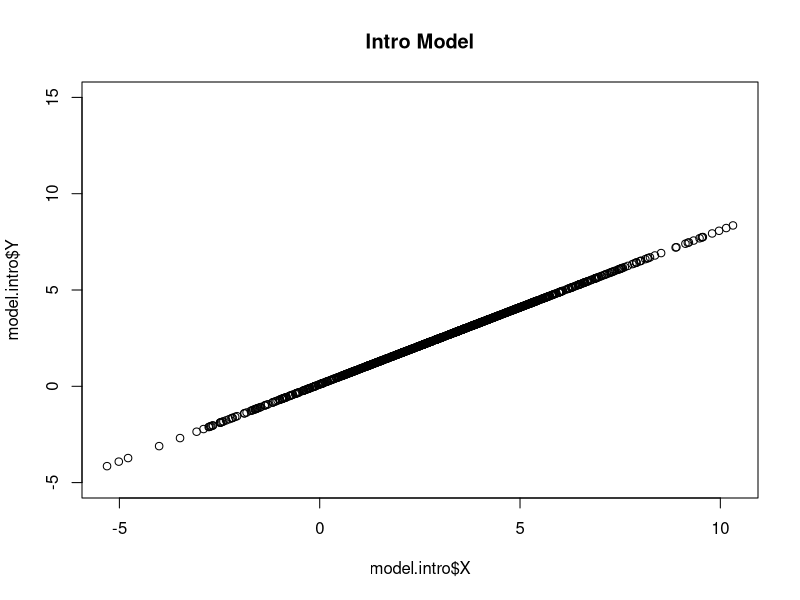
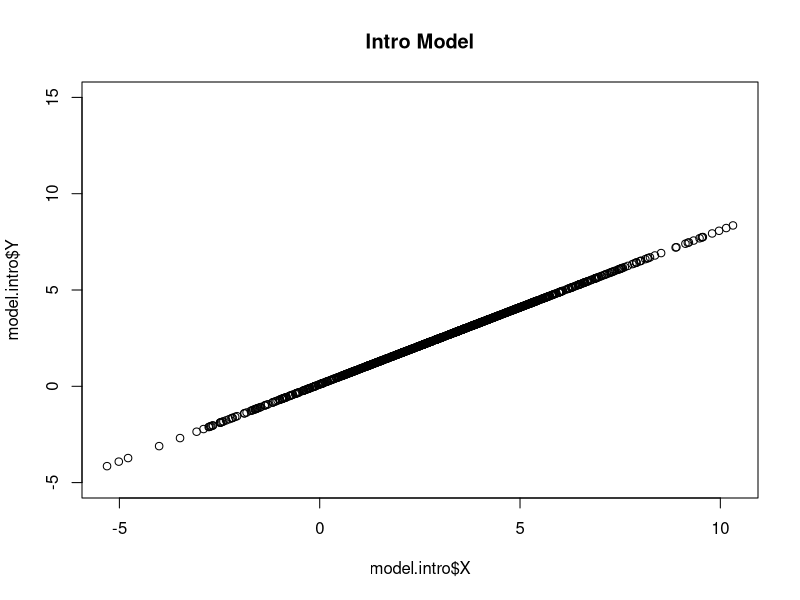
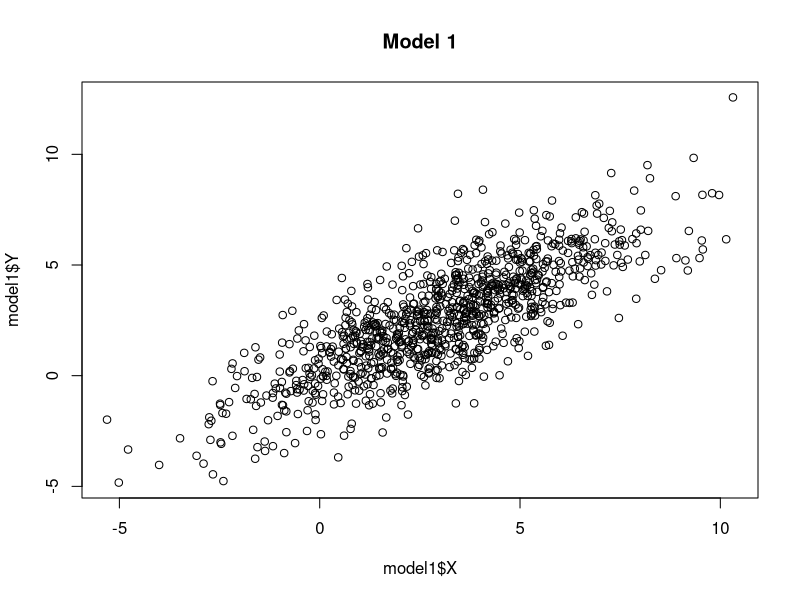
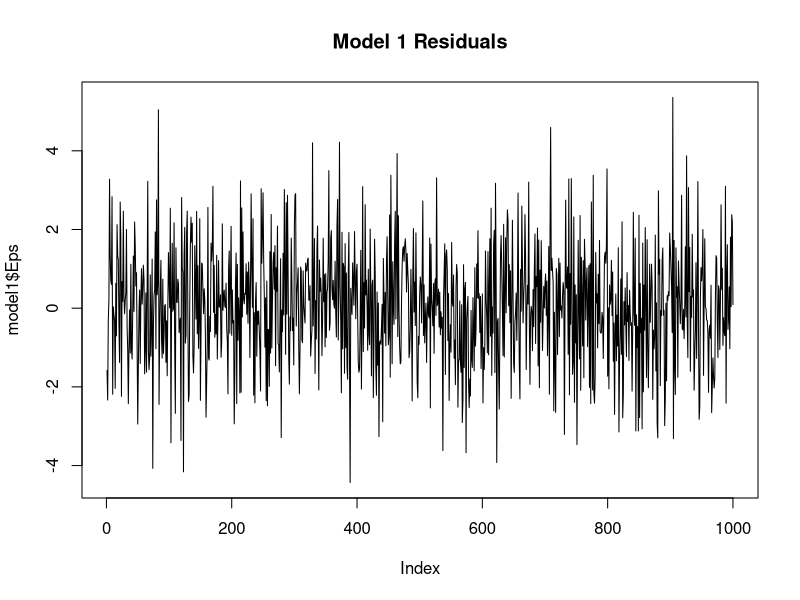
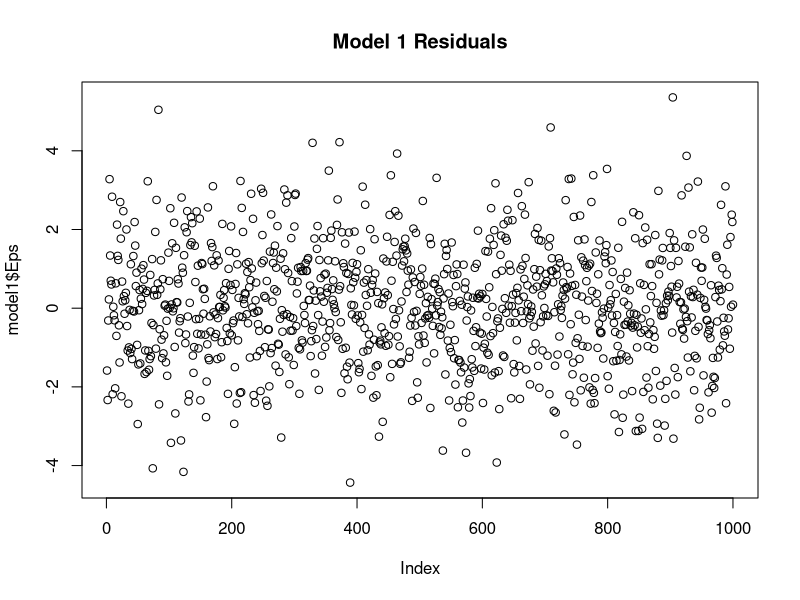
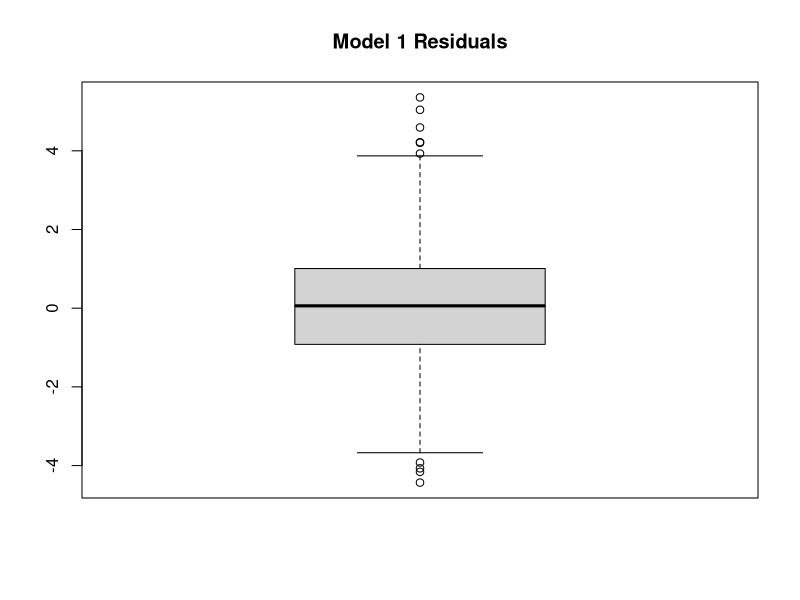
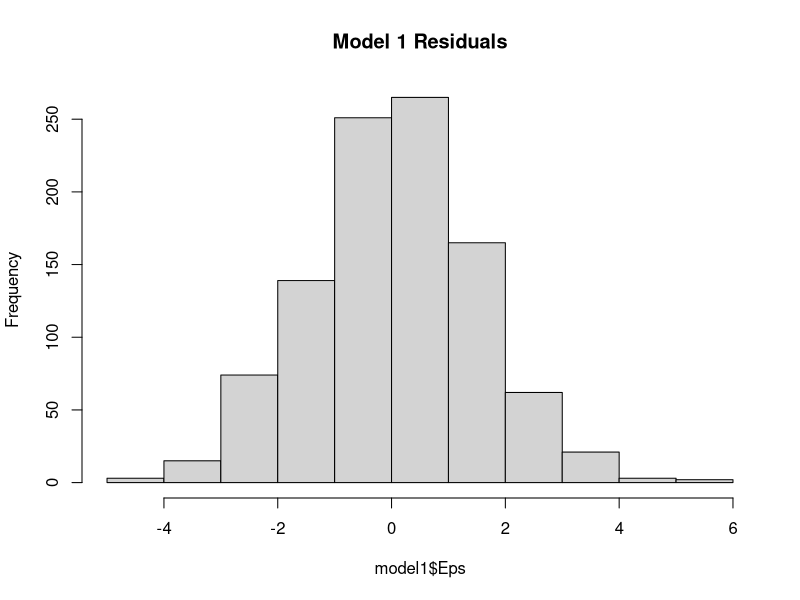
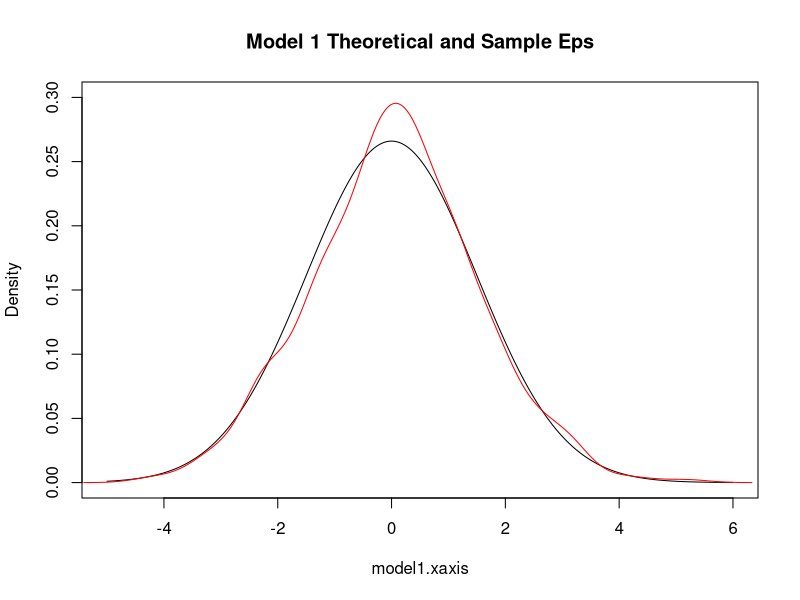

These charts were generated, in order, by the following R code:
## ---- chunk 1
# Slope and Intercept
a <- 0.8; b <- 0.1
sample.n <- 1000

# Seeds
seed1 <- 111
seed2 <- 1112131415

options(scipen = 5)
## ---- chunk 2
# Simulate the X variable using rnorm()
set.seed(seed1)
model1.x.sd <- 2.5
model1.x <- rnorm(sample.n, mean = 3, sd = model1.x.sd)

# Simulate a simple introductory model with no residual 
model.intro.y <- (a * model1.x + b) 
model.intro <- data.frame(Y=model.intro.y, X=model1.x)

title <- "Intro Model"
plot(model.intro$X, model.intro$Y, main = title, ylim = c(-5, 15))
## ---- chunk 3
# Simulate the Eps residual using rnorm()
set.seed(seed2)
model1.eps.sd <- 1.5
model1.eps <- rnorm(sample.n, mean = 0, sd = model1.eps.sd)

model1.y <- (a * model1.x + b) + model1.eps
model1 <- data.frame(Y=model1.y, X=model1.x, Eps=model1.eps)

# Inspect results and compare with our simplistic model
title <- "Intro Model"
plot(model.intro$X, model.intro$Y, main = title, ylim = c(-5, 15))

title <- "Model 1"
head(model1)
plot(model1$X, model1$Y, main = title)
plot(model1$Eps, type = "l", main = paste(title, "Residuals"))
## ---- chunk 4
plot(model1$Eps, main = paste(title, "Residuals"))
boxplot(model1$Eps, main = paste(title, "Residuals"))
table(cut(model1$Eps, breaks = nclass.Sturges(model1$Eps)))
hist(model1$Eps, main = paste(title, "Residuals"))

# Theoretical and sample density
model1.xaxis <- (100 * floor(min(model1.eps))) : (100 * ceiling(max(model1.eps)))
model1.xaxis <- model1.xaxis / 100
plot(model1.xaxis, dnorm(model1.xaxis, mean = 0, sd = model1.eps.sd), 
     type = "l", ylim = c(0, 0.3), col = "black", ylab = "Density", 
     main = paste(title, "Theoretical and Sample Eps"))
lines(density(model1.eps), col = "Red")
## ---- chunk 5
# Our Y values are indeed calculated according to our model equation
(a * model1.x[0:5] + b + model1.eps[0:5])
(model1.y[0:5])

# The mean of our Epsilon sample is ~ 0, hence the mean of aX + b is ~ equivalent to the 
#   mean of Y, or a * the mean of X + b.
(mean(model1.eps))
c(mean((a * model1.x) + b), a * mean(model1.x) + b, mean(model1.y))

# The standard deviation of the sample Y is greater than the standrd deviation of Epsilon
c(sd(model1.y), sd(model1.eps))

# The variance of the sample Y is equal to the variance of aX + Epsilon
c(var(model1.y), var(a * model1.x + model1.eps))

# The standard deviation of the sample Y is equal to the sd of aX + Epsilon
c(sd(model1.y), sd(a * model1.x + model1.eps))
## ---- chunk 6
# Simulate the model using X from Model 1 and runif() for Eps
set.seed(seed2)
model2.min <- -4.33; model2.max <- 4.33
model2.eps <- runif(sample.n, min = model2.min, max = model2.max)

model2.y <- (a * model1.x + b) + model2.eps
model2 <- data.frame(Y=model2.y, X=model1.x, Eps=model2.eps)

# Inspect results
title <- "Model 2"
head(model2)
plot(model2$X, model2$Y, main = title)
plot(model2$Eps, type = "l", main = paste(title, "Residuals"))
## ---- chunk 7
plot(model2$Eps, main = paste(title, "Residuals"))
boxplot(model2$Eps, main = paste(title, "Residuals"))
table(cut(model2$Eps, breaks = nclass.Sturges(model2$Eps)))
hist(model2$Eps, main = paste(title, "Residuals"))

# Theoretical and sample density
model2.xaxis <- (100 * floor(min(model2.eps))) : (100 * ceiling(max(model2.eps)))
model2.xaxis <- model2.xaxis / 100
plot(model2.xaxis, dunif(model2.xaxis, model2.min, model2.max), 
     type = "l", ylim = c(0, 0.3), col = "black", ylab = "Density", 
     main = paste(title, "Theoretical and Sample Eps"))
lines(density(model2.eps), col = "Red")
## ---- chunk 8
# Simulate the model using X from Model 1 and rcauchy() for Eps
set.seed(seed2)
model3.eps <- rcauchy(sample.n, location = 0, scale = 0.3)

model3.y <- (a * model1.x + b) + model3.eps
model3 <- data.frame(Y=model3.y, X=model1.x, Eps=model3.eps)

# Inspect results
title <- "Model 3"
head(model3)
plot(model3$X, model3$Y, main = title)
plot(model3$Eps, type = "l", main = paste(title, "Residuals"))
## ---- chunk 9
plot(model3$X, model3$Y, main = paste(title, "Zoomed In"), 
     ylim = c(-5, 15))
title <- "Intro Model"
plot(model.intro$X, model.intro$Y, main = title, ylim = c(-5, 15))
## ---- chunk 10
title <- "Model 3"

plot(model3$Eps, main = paste(title, "Residuals"))
boxplot(model3$Eps, main = paste(title, "Residuals"))
table(cut(model3$Eps, breaks = nclass.Sturges(model3$Eps)))
hist(model3$Eps, main = paste(title, "Residuals"))

# Sample density
plot(density(model3.eps), main = paste(title, "Residual Density"))
## ---- chunk 11
(sd(model3$Eps))
## ---- chunk 12
model3.eps1 <- rcauchy(sample.n, location = 0, scale = 0.3)
model3.eps2 <- rcauchy(sample.n, location = 0, scale = 0.3)
model3.eps3 <- rcauchy(sample.n, location = 0, scale = 0.3)
model3.eps4 <- rcauchy(sample.n, location = 0, scale = 0.3)
model3.eps5 <- rcauchy(sample.n, location = 0, scale = 0.3)
c(sd(model3.eps1), sd(model3.eps2), sd(model3.eps3), sd(model3.eps4), sd(model3.eps5))
## ---- chunk 13
# Create heteroscedastic process
hetero.sd <- c(2, 3.4, 0.8, 2.6)
hetero.loop <- c(rep(hetero.sd[1], 50),
                 rep(hetero.sd[2], 75),
                 rep(hetero.sd[3], 75),
                 rep(hetero.sd[4], 50))
hetero.process <- rep(hetero.loop, 4)
plot(hetero.process, type = "l")

# Simulate the linear model residuals Eps with changing standard deviations.
set.seed(seed2)
model4.eps <- rnorm(sample.n) * hetero.process

# Plot the residuals
title <- "Model 4"
plot(model4.eps, type = "l", main = paste(title, "Residuals"))
## ---- chunk 14
plot(model4.eps, main = paste(title, "Residuals"))
boxplot(model4.eps, main = paste(title, "Residuals"))
table(cut(model4.eps, breaks = nclass.Sturges(model4.eps)))
hist(model4.eps, main = paste(title, "Residuals"))
## ---- chunk 15
hetero.x <- (100 * floor(min(model4.eps))) : (100 * ceiling(max(model4.eps)))
hetero.x <- hetero.x / 100

# Plot the theoretical distribution
plot(hetero.x, dnorm(hetero.x, mean = mean(model4.eps), sd = sd(model4.eps)), 
     type = "l", ylim = c(0, 0.3), col = "black", 
     ylab = "Distribution of Heteroscedastic Eps")

# And the heteroscedastic sample distribution
lines(density(model4.eps), col = "Red")
## ---- chunk 16
# Simulate the model using X from Model 1 and heteroscedastic residuals
model4.y <- (a * model1.x + b) + model4.eps
model4 <- data.frame(Y=model4.y, X=model1.x, Eps=model4.eps)

# Inspect results
plot(model4$X, model4$Y, main = title)
plot(model1$X, model1$Y, main = "Model 1", ylim = c(-9, 18))
## ---- chunk 17
# Calculate squared correlation coefficient using the parameters specified 
#   for Model 1 X and Eps
(rho.sq.theoretical <- (a * model1.x.sd)^2 / ((a * model1.x.sd)^2 + model1.eps.sd^2))
## ---- chunk 18
c(cor(model1$X, model1$Y)^2,
  cor(model2$X, model2$Y)^2,
  cor(model3$X, model3$Y)^2,
  cor(model4$X, model4$Y)^2)
## ---- chunk 19
# Create heteroscedastic process
hetero.sd <- c(1.75, 1.6, 1.1, 1.95)
hetero.loop <- c(rep(hetero.sd[1], 50),
                 rep(hetero.sd[2], 75),
                 rep(hetero.sd[3], 75),
                 rep(hetero.sd[4], 50))
hetero.process <- rep(hetero.loop, 4)
plot(hetero.process, type = "l")

# Simulate the linear model residuals Eps with changing standard deviations.
set.seed(seed2)
model5.eps <- rnorm(sample.n) * hetero.process

# Simulate the model using X from Model 1 and heteroscedastic residuals
model5.y <- (a * model1.x + b) + model5.eps
model5 <- data.frame(Y=model5.y, X=model1.x, Eps=model5.eps)

# Inspect results
title = "Model 5"
plot(model5$X, model5$Y, main = title, ylim = c(-10, 20))

# Observe the distribution of the residuals
hetero.x <- (100 * floor(min(model5.eps))) : (100 * ceiling(max(model5.eps)))
hetero.x <- hetero.x / 100

# Plot the theoretical distribution
plot(hetero.x, dnorm(hetero.x, mean = mean(model5.eps), sd = sd(model5.eps)), 
     type = "l", ylim = c(0, 0.3), col = "black", 
     ylab = "Distribution of Heteroscedastic Eps")

# And the heteroscedastic sample distribution
lines(density(model5.eps), col = "Red")

# Calculate correlation
cor(model5$X, model5$Y)^2
## ---- chunk 20
model1.est <- lm(Y~X, data = model1)
(model1.summary <- summary(model1.est))

names(model1.summary)
model1.summary$r.squared
model1.summary$coefficients
model1.summary$sigma^2
var(model1.summary$residuals)
## ---- chunk 21
var(model1.summary$residuals) * (sample.n - 1) / (sample.n - 2)
## ---- chunk 22
model1.a.est <- cov(model1.x, model1.y) / var(model1.x)
model1.b.est <- mean(model1.y) - (model1.a.est * mean(model1.x))
model1.sigma.eps.est <- sqrt(var(model1.y) - (model1.a.est^2 * var(model1.x)))

c(model1.a.est, model1.b.est, model1.sigma.eps.est)
## ---- chunk 23
c(model1.summary$sigma^2, var(model1.summary$residuals), model1.sigma.eps.est^2)
model1.sigma.eps.est^2 * (sample.n - 1) / (sample.n - 2)

df.ratio <- (sample.n - 1) / (sample.n - 2)
c(model1.summary$sigma^2, 
  var(model1.summary$residuals) * df.ratio, 
  model1.sigma.eps.est^2 * df.ratio)
## ---- chunk 24
model2.est <- lm(Y~X, data = model2)
model2.summary <- summary(model2.est)
model3.est <- lm(Y~X, data = model3)
model3.summary <- summary(model3.est)
model4.est <- lm(Y~X, data = model4)
model4.summary <- summary(model4.est)
## ---- chunk 25
model1.summary$coefficients
model1.summary$df
c(model1.summary$sigma, model1.summary$r.squared)

# Estimate r-squared from sample with Method of Moments
model1.rho.sq.est <- model1.a.est^2 * var(model1.x) / var(model1.y)
## ---- chunk 26
model2.summary$coefficients
model2.summary$df
c(model2.summary$sigma, model2.summary$r.squared)

# Calculate sigma epsilon through formula based on known uniform distrib parameters
model2.eps.sd <- sqrt((model2.max - model2.min)^2 / 12)
model2.rho.sq <- (a * model1.x.sd)^2 / ((a * model1.x.sd)^2 + model2.eps.sd^2)

# Estimate Model 2 parameters from sample using Method of Moments
model2.a.est <- cov(model1.x, model2.y) / var(model1.x)
model2.b.est <- mean(model2.y) - (model2.a.est * mean(model1.x))
model2.sigma.eps.est <- sqrt(var(model2.y) - (model2.a.est^2 * var(model1.x)))
model2.rho.sq.est <- model2.a.est^2 * var(model1.x) / var(model2.y)
## ---- chunk 27
model3.summary$coefficients
model3.summary$df
c(model3.summary$sigma, model3.summary$r.squared)

# Estimate Model 3 parameters from sample using Method of Moments
model3.a.est <- cov(model1.x, model3.y) / var(model1.x)
model3.b.est <- mean(model3.y) - (model3.a.est * mean(model1.x))
model3.sigma.eps.est <- sqrt(var(model3.y) - (model3.a.est^2 * var(model1.x)))
model3.rho.sq.est <- model3.a.est^2 * var(model1.x) / var(model3.y)
## ---- chunk 28
model4.summary$coefficients
model4.summary$df
c(model4.summary$sigma, model4.summary$r.squared)

# Estimate Model 4 parameters from sample using Method of Moments
model4.a.est <- cov(model1.x, model4.y) / var(model1.x)
model4.b.est <- mean(model4.y) - (model4.a.est * mean(model1.x))
model4.sigma.eps.est <- sqrt(var(model4.y) - (model4.a.est^2 * var(model1.x)))
model4.rho.sq.est <- model4.a.est^2 * var(model1.x) / var(model4.y)
## ---- chunk 29
# Create a function to plot our theoretical vs. heteroscedastic sample
PlotHetero <- function (model.hetero) {
  plot(model.hetero)
  
  hetero.x <- (100 * floor(min(model.hetero))) : (100 * ceiling(max(model.hetero)))
  hetero.x <- hetero.x / 100
  
  # Plot the theoretical distribution
  plot(hetero.x, dnorm(hetero.x, mean = mean(model.hetero), sd = sd(model.hetero)), 
       type = "l", ylim = c(0, 0.6), col = "black", 
       ylab = "Distribution of Heteroscedastic Eps")
  
  # And the heteroscedastic sample distribution
  lines(density(model.hetero), col = "Red")
}

# Create function to produce heteroscedastic sample
ModelHetero <- function (hetero.sd) {
  # Create heteroscedastic process
  hetero.loop <- c(rep(hetero.sd[1], 50),
                   rep(hetero.sd[2], 75),
                   rep(hetero.sd[3], 75),
                   rep(hetero.sd[4], 50))
  hetero.process <- rep(hetero.loop, 4)

  # Simulate the linear model residuals Eps with changing standard deviations.
  set.seed(seed2)
  model.hetero.eps <- rnorm(sample.n) * hetero.process
  
  # Simulate the model using X from Model 1 and heteroscedastic residuals
  model.hetero.y <- (a * model1.x + b) + model.hetero.eps
  return(data.frame(Y=model.hetero.y, X=model1.x, Eps=model.hetero.eps))
}

model.hetero <- ModelHetero(c(9, 1.5, 1.7, 1.6))
cor(model.hetero$X, model.hetero$Y)
PlotHetero(model.hetero$Eps)

model.hetero <- ModelHetero(c(0.2, 1.5, 1.7, 1.6))
cor(model.hetero$X, model.hetero$Y)
PlotHetero(model.hetero$Eps)

model.hetero <- ModelHetero(c(2, 2, 0.5, 0.5))
cor(model.hetero$X, model.hetero$Y)
PlotHetero(model.hetero$Eps)

model.hetero <- ModelHetero(c(1.6, 1.6, 1.7, 1.7))
cor(model.hetero$X, model.hetero$Y)
PlotHetero(model.hetero$Eps)
